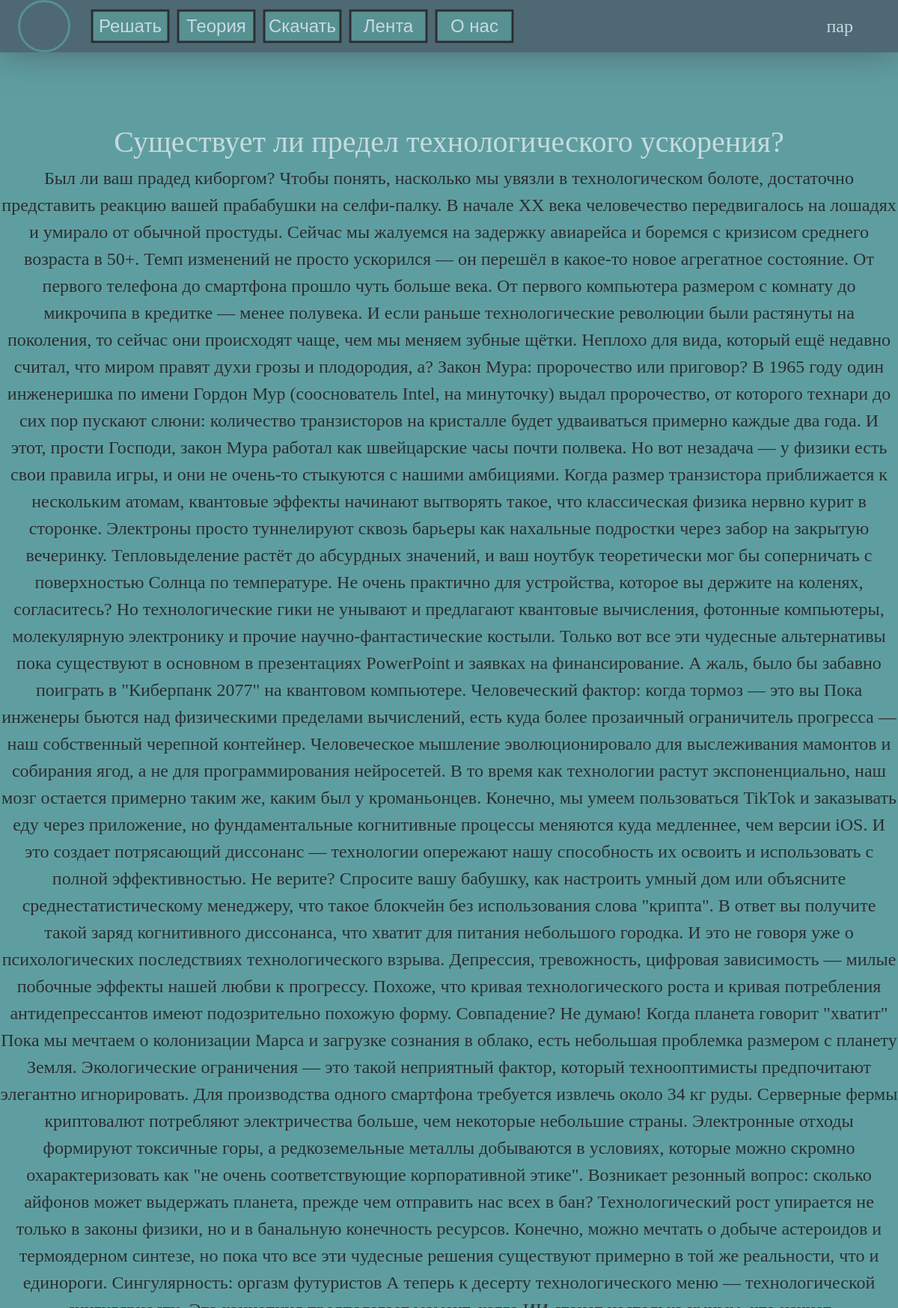
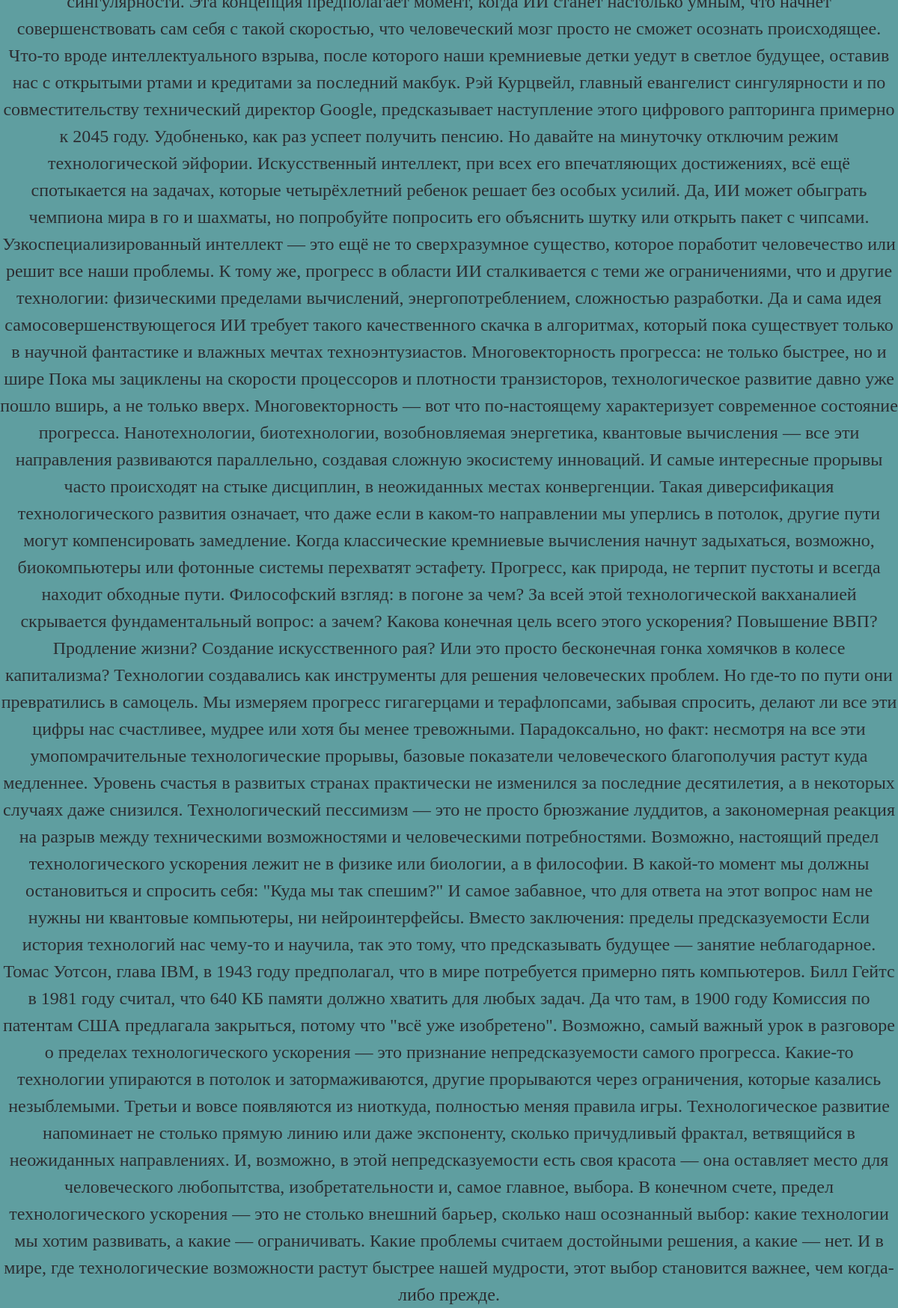
/Feed/1 (signed in, upper part), run on the app's committed database (2 pictures, top to bottom).
### DatabasesScript.py (models this page shows)
class Article(Base):
    __tablename__ = 'article'
    id = Column(Integer, primary_key = True)
    title = Column(String(100), nullable = False)
    author = Column(String(30), nullable = False)
    main_text = Column(Text, nullable = False)
    intro = Column(Text, nullable=False)
    time =  Column(DateTime, default = datetime.utcnow)

### MainScript.py (the view)
@app.route('/Feed/<int:id>')
def ShowFeedArticle(id):
    art = db_session.query(Article).filter_by(id=id).one()
    print(art)
    return render_template('ArticleFeed.html',result=art, username= session['username'])

### templates/ArticleFeed.html (shortened to what this page needs)
{% extends "Base.html" %}
{% block body %}
    <form action="/SolvePartThemes" method="get">
    <div class = 'fullscreen-div BigPageText'> <div style = 'width: 1200px' class = 'CenterText'>
        <h1 class = 'SimpleText White'>{{ result.title }}</h1>
        <p class = 'SimpleText BigSize'> {{ result.main_text }} </p>
        <br><br><br><br><br><br><br><br>
    </div> </div>
</form>
{% endblock %}

### static/MainClasses.css (style rules this page uses)
h1 { font-size: 40px; font-family: 'Jost'; }
p { font-family: 'Jost'; font-size: 20px; }

### static/CustomClasses.css (style rules this page uses)
.CenterText { text-align: center; }
.fullscreen-div { position: absolute; width: 100vw; top: 0; left: 0; }
.SimpleText { color: #2C2D31 }
.SimpleText.BigSize { font-size: 24px; }
.SimpleText.White { color: #C6DAE1 }
.fullscreen-div.BigPageText { display: flex; justify-content: center; margin-top: 160px; width: 100% }

### data on the page
Article: title "Существует ли предел технологического ускорения?", main_text "Был ли ваш прадед киборгом? Чтобы понять, насколько мы увязли в технологическом болоте, достаточно представить реакцию вашей прабабушки на селфи-палку. В начале XX века человечество передвигалось на лошадях и умирало от обычной простуды. Сейчас мы жалуемся на задержку авиарейса и боремся с кризисом среднего возраста в 50+. Темп изменений не просто ускорился — он перешёл в какое-то новое агрегатное состояние. От первого телефона до смартфона прошло чуть больше века. От первого компьютера размером с комнату до микрочипа в кредитке — менее полувека. И если раньше технологические революции были растянуты на поколения, то сейчас они происходят чаще, чем мы меняем зубные щётки. Неплохо для вида,…"

### other printed values
{{ username }} "пар"
